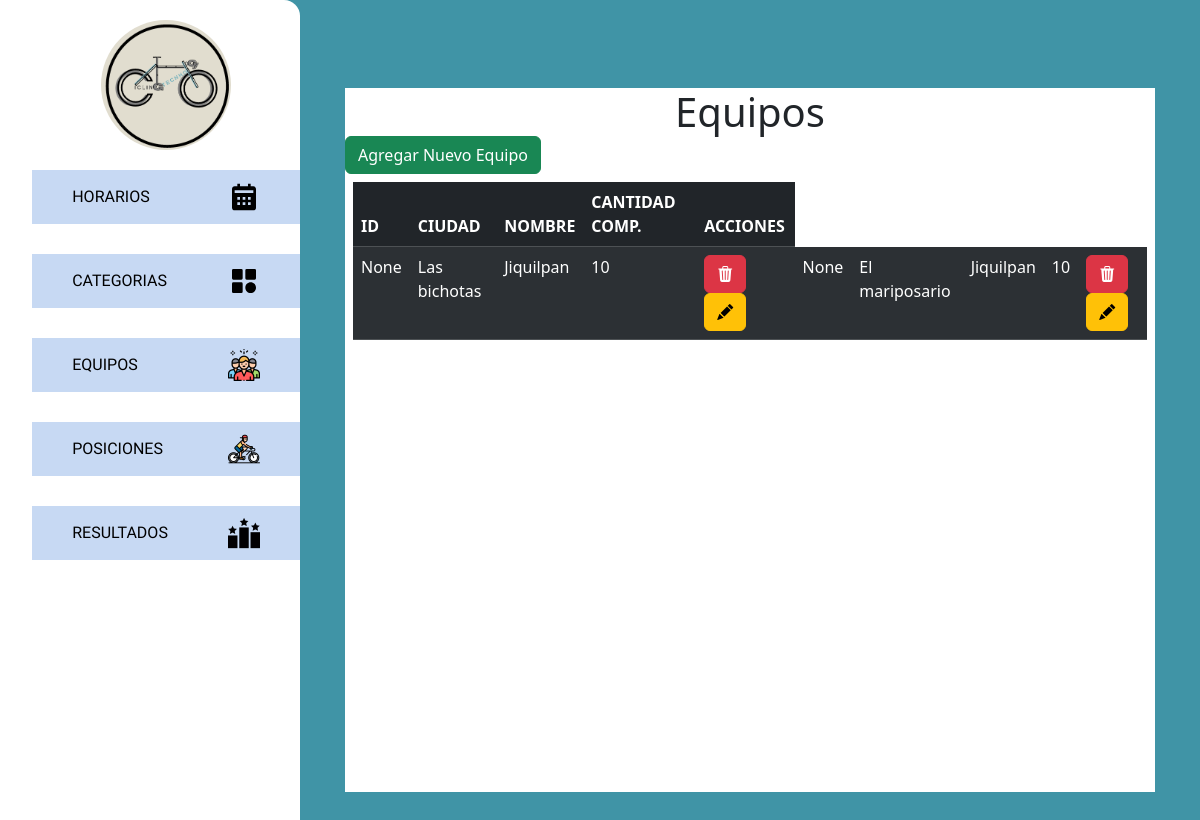
Page /equipos/ on the earlier database version.
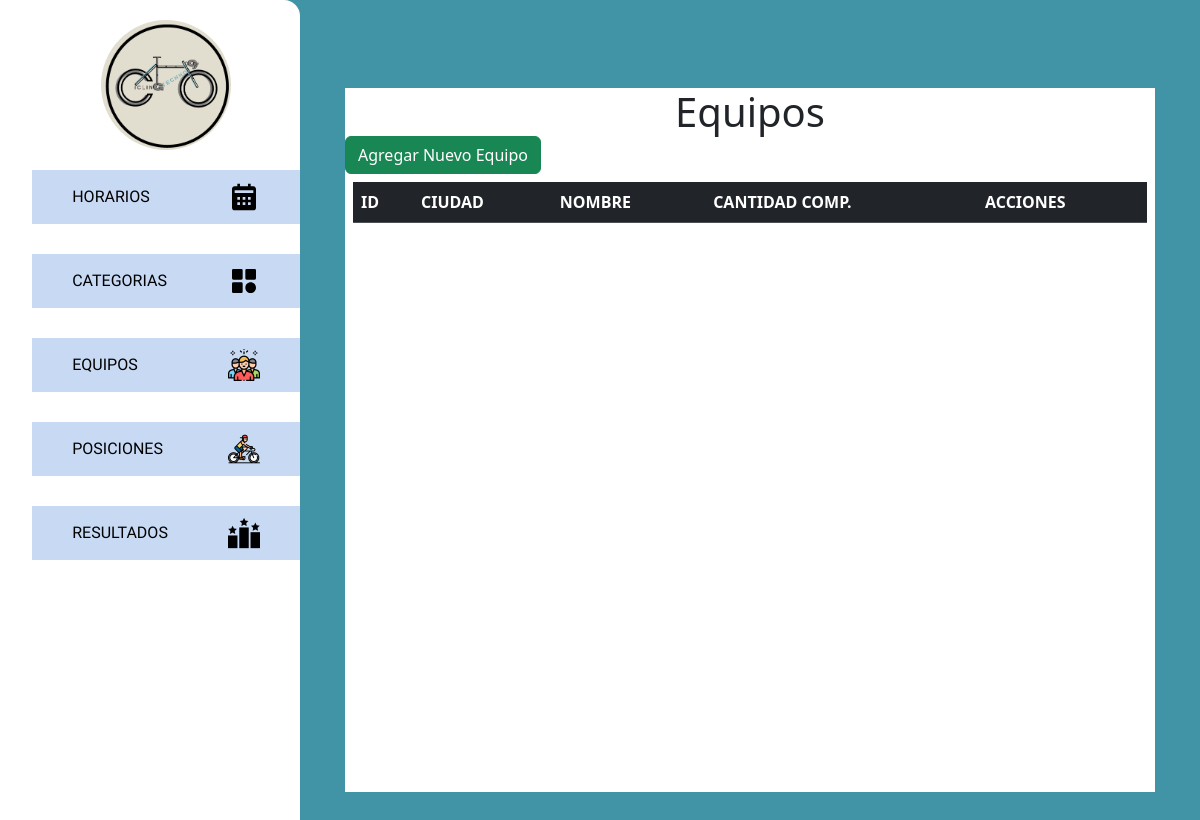
Same page on the later database version.
### posiciones/models.py (models this page shows, shortened)
class Equipo(models.Model):
    clv = models.PositiveIntegerField(primary_key=True, auto_created=True, blank=False, null=False)
    nombre = models.CharField(max_length=30)
    ciudad = models.CharField(max_length=30)
    cantidad = models.IntegerField()
    class Meta:
        verbose_name_plural = "Equipos"

### posiciones/views.py (the view)
# urls.py: path('equipos/', views.equipos, name='equipos'),
def equipos(request):
    equi = Equipo.objects.all()
    data = {
        'titulos': ['ID', 'CIUDAD', 'NOMBRE', 'CANTIDAD COMP.', 'ACCIONES'],
        'equipos': equi
    }
    return render(request, 'Equipos.html', context=data)

### posiciones/templates/equipos.html (shortened to what this page needs)
{% extends 'base.html' %}
{% block div_title %} Equipos {% endblock %}
{% block div_contenido %}
<a class="btn btn-success" href="{% url 'agregar_equipo' %}">Agregar Nuevo Equipo</a>
<div class="d-flex justify-content-center py-2 px-2">
<table class="table table-dark table-striped">
<thead>
<tr>
    {% for titulo in titulos %}
    <th scope="col">{{ titulo }}</th>
    {% endfor %}
</tr>
</thead>
<tbody>
<tr>
    {% for equipo in equipos %}
    <td scope="row">{{ equipo.clv }}</td>
    <td >{{ equipo.nombre }}</td>
    <td >{{ equipo.ciudad }}</td>
    <td>{{ equipo.cantidad }}</td>
    <td>
        <a class="btn btn-danger" href="{% url 'eliminar_equipo' equipo.clv %}"><i class="bi bi-trash3-fill fs-6"></i></a>
        <a class="btn btn-warning" href="{% url 'modificar_equipo' equipo.clv %}"><i class="bi bi-pencil-fill fs-6"></i></a>
    </td>
    {% endfor %}
</tr>
</tbody>
</table>
</div>
{% endblock %}

### templates/base.html (shortened to what this page needs)
{% load static %}
<!DOCTYPE html>
<html lang="en">
<head>
    <link rel="stylesheet" href="{% static 'css/inicio.css' %}">
    <link href="https://cdn.jsdelivr.net/npm/bootstrap@5.3.2/dist/css/bootstrap.min.css" rel="stylesheet">
    <link rel="stylesheet" href="https://cdn.jsdelivr.net/npm/bootstrap-icons@1.11.2/font/bootstrap-icons.min.css">
</head>
<body class="principal">
    <nav class="contenedor">
        <ul class="conte">
            <li class="lista_img">
                <div class="logo">
                    <img class="img" src="{% static 'img/logo.png' %}" alt="">
                </div>
            </li>
            <li class="lista_general">
                <div class="vista">
                    <a href="{% url 'inicio' %}" class="link">HORARIOS</a>
                    <img class="images" src="{% static 'img/horario.svg' %}" alt="">
                </div>
            </li>
            <li class="lista_general lista_general--click">
                <div class="vista vista--click">
                    <a href="{% url 'categorias' %}" class="link">CATEGORIAS</a>
                    <img class="lista_arrow" src="{% static 'img/caregoria.svg' %}" alt="">
                </div>
            </li>
            <li class="lista_general">
                <div class="vista">
                    <a href="{% url 'equipos' %}" class="link">EQUIPOS</a>
                    <img class="images" src="{% static 'img/group.png' %}" alt="">
                </div>
            </li>
            <li class="lista_general">
                <div class="vista">
                    <a href="{% url 'posiciones' %}" class="link">POSICIONES</a>
                    <img class="images" src="{% static 'img/bicycle.png' %}" alt="">
                </div>
            </li>
            <li class="lista_general">
                <div class="vista">
                    <a href="{% url 'resultados' %}" class="link">RESULTADOS</a>
                    <img class="images" src="{% static 'img/rankings.png' %}" alt="">
                </div>
            </li>
        </ul>
    </nav>
    <div class="horas">
        <h1 class="titulo">{% block div_title %}{% endblock %}</h1>
        {% block div_contenido %}
        {% endblock %}
    </div>
</body>
</html>

### static/css/inicio.css (style rules this page uses)
* { margin: 0; padding: 0; box-sizing: border-box; }
.principal { display: grid; grid-template-columns: 1fr 3fr; background-color: #4094A6; }
.conte { font-family: 'Chonburi', serif; background: #ffffff; height: 100vb; border-radius: 0 16px 16px 0; }
.contenedor { width: 300px; }
.lista_img { display: flex; justify-content: center; }
.img { width: 170px; height: 170px; border-radius: 50%; cursor: pointer; padding: 20px; }
.lista_general { list-style: none; width: 100%; text-align: center; overflow: hidden; background: #C7D9F3; margin-bottom: 30px; }
.lista_general--click { cursor: pointer; }
.vista { display: flex; align-items: center; gap: 1em; width: 70%; margin: 0 auto; }
.lista_arrow { margin-left: auto; transition: transform .3s; height: 32px; height: 32px; }
.images { margin-left: auto; height: 32px; height: 32px; }
.link { display: block; padding: 15px 0; color: #000000; text-decoration: none; }
.horas { margin: auto; width: 90%; height: 80%; background: #ffffff; }
.titulo { display: flex; justify-content: center; margin: auto; }

Differences in the rows shown:
removed Equipo: clv "None", nombre "Las bichotas", ciudad "Jiquilpan", cantidad "10"
removed Equipo: clv "None", nombre "El mariposario", ciudad "Jiquilpan", cantidad "10"
